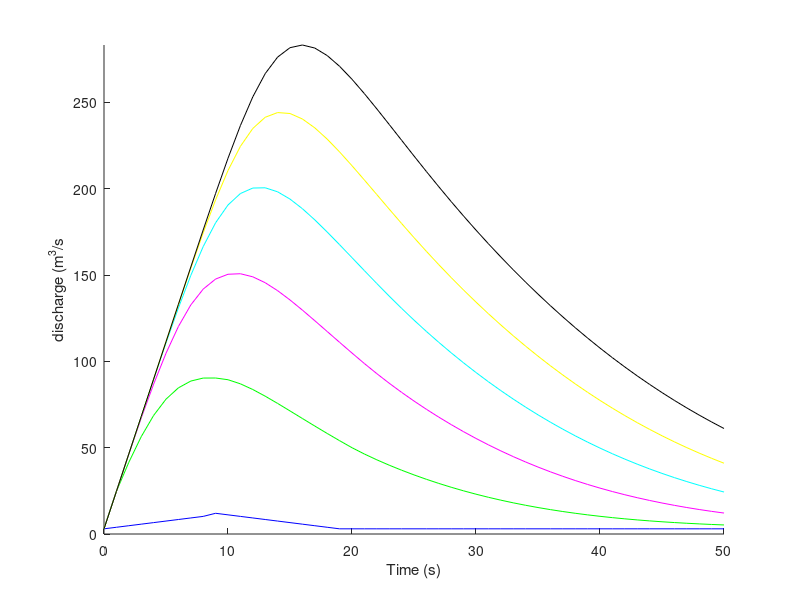

Write MATLAB code to recreate this figure.
%Given in Keskin paper:
L = 2000; %length of channel in meters
b = 5; %width of the bottom of the channel in meters
S0 = 0.0005; %slope of the bottom of the channel
n = 0.0138; %Manning's roughness coefficient for the bottom of the channel
g = 9.8; %acceleration due to gravity, m^2/s
Q0 = 3; %base flow of inflow hydrograph in m^3/s
Qp = 12; %peak flow of inflow hydrograph in m^3/s
tp = 11;
tb = 21;

%more constants that we need but have to make up
h = 3.5; %water depth
V = 1.5;


%set up time and space vectors
dt = 1; %seconds
t = 0:dt:50; %time vector
dx = 100; %meters
x = 0:dx:L; %space vector

%pre-allocate Q matrix and A matrix
Q = zeros(length(x), length(t));
Q(:, 1) = Q0;
for z = 0:tp
    Q(1,z+1) = Q0 + ((Qp-Q0)/(tp-1))*z;
end
for z = 0:tp
    Q(1,z+10) = Qp - ((Qp-Q0)/(tb-tp))*z;
end

Q(1,tb:end) = Q0;
A = ones(length(x), length(t));
A(:,1) = b*h;
% R = zeros(length(x), length(t));
% R(1,1) = A(1,1)/(2*h+b);

%set initial and boundary conditions
tp = 10;
tb = 20;

for j = 1:length(t)-1
    for i = 2:length(x)-1 
        R = A(i,j)/(2*h+b);
        Sf = sqrt(abs((V*n)/R^(2/3)));

        alpha = 2*(Q(i,j)/A(i,j)) + (((g*A(i,j))/b)+(Q(i,j)/A(i,j))^2)/((Q(i,j)/A(i,j))*((5/3)-(4/3)*(R/b)));
        %beta = g*A(i,j)*(((Q(i,j)^2*n^2)/(A(i,j)*R^(4/3)))-S0);
        beta = g * A(i,j) * (Sf-S0);

        Q(i, j+1) = Q(i,j) - (dt/dx) * alpha * (Q(i,j)-Q(i-1,j)) + beta*dt;
        A(i, j+1) = A(i,j) - (dt/dx) * (Q(i, j+1)-Q(i-1,j+1));
    end
end

figure;
hold on
plot(t,Q(1,:), 'b');
plot(t,Q(2,:), 'g');
plot(t,Q(3,:), 'm');
plot(t,Q(4, :), 'c');
plot(t,Q(5, :), 'y');
plot(t,Q(6, :), 'k');
ylim([0, inf]);
xlabel('Time (s)');
ylabel('discharge (m^3/s')